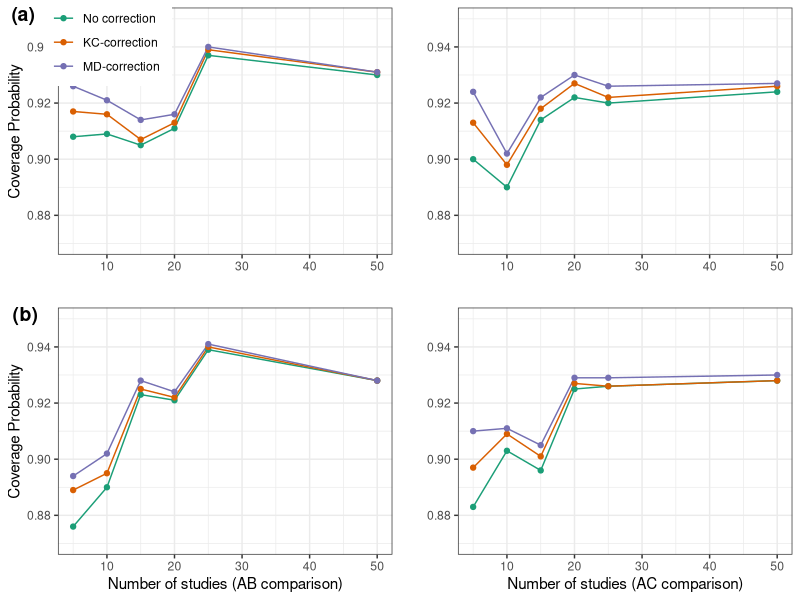

Here is the R script that generated this plot:
### Last updated on 09-11-2024
### Figure 3

setwd("~/Dropbox/Bingyu_PennCIL/00_Bingyu/Projects/CL-NMA/production/Figure 3")

######################## Code to reproduce Figure 3 ############################
library(ggplot2)
library(ggpubr)

table1 = read.csv("simu_table_rhow_0.2.csv")
table2 = read.csv("simu_table_rhow_0.5.csv")

table1$method <- factor(table1$method,
                        levels = c('No correction','KC-correction','MD-correction'),
                        ordered = TRUE)
table2$method <- factor(table2$method,
                        levels = c('No correction','KC-correction','MD-correction'),
                        ordered = TRUE)

p1 <- ggplot(table1, aes(x = n, y = cp_ab)) +
  geom_line(aes(colour = method)) +
  geom_point(aes(colour = method)) +
  scale_color_brewer(palette = "Dark2") +
  xlab("") +
  ylab("Coverage Probability") +
  ylim(c(0.87, 0.95)) +
  theme_bw() +
  theme(legend.title=element_blank(),
        legend.position = c(0.15, 0.86), # c(0,0) bottom left, c(1,1) top-right.
        legend.background = element_rect(fill = "white", colour = NA))

p2 <- ggplot(table1, aes(x = n, y = cp_bc)) +
  geom_line(aes(colour = method)) +
  geom_point(aes(colour = method)) +
  scale_color_brewer(palette = "Dark2") +
  xlab("") +
  ylab("") +
  ylim(c(0.87, 0.95)) +
  theme_bw() +
  theme(legend.position = "none")

##################
p3 <- ggplot(table2, aes(x = n, y = cp_ab)) +
  geom_line(aes(colour = method)) +
  geom_point(aes(colour = method)) +
  scale_color_brewer(palette = "Dark2") +
  xlab("Number of studies (AB comparison)") + ylab("Coverage Probability") +
  ylim(c(0.87, 0.95)) +
  theme_bw() +
  theme(legend.position = "none")

p4 <- ggplot(table2, aes(x = n, y = cp_bc)) +
  geom_line(aes(colour = method)) +
  geom_point(aes(colour = method)) +
  scale_color_brewer(palette = "Dark2") +
  xlab("Number of studies (AC comparison)") + ylab("") +
  ylim(c(0.87, 0.95)) +
  theme_bw() +
  theme(legend.position = "none")

p <- ggarrange(p1, p2, p3, p4, ncol = 2, nrow = 2, labels = c("(a)" ,"", "(b)", ""),
               align = "h")

ggsave(p, file = "simu_correct.png", height = 8, width = 11, bg = "white")
